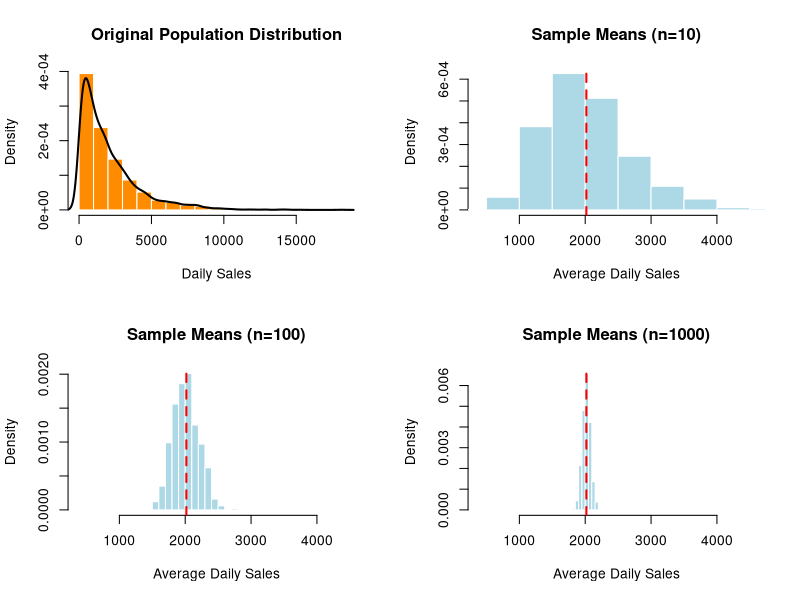

The R source for this figure:
set.seed(123)

population_sales <- rexp(5000, rate = 0.0005)
population_mean <- mean(population_sales)

repetitions <- 1000

means_n10 <- replicate(repetitions, mean(sample(population_sales, 10, replace = TRUE)))
means_n100 <- replicate(repetitions, mean(sample(population_sales, 100, replace = TRUE)))
means_n1000 <- replicate(repetitions, mean(sample(population_sales, 1000, replace = TRUE)))

par(mfrow = c(2, 2))

hist(population_sales,
     main = "Original Population Distribution",
     xlab = "Daily Sales",
     freq = FALSE,
     col = "darkorange",
     border = "white")
lines(density(population_sales), col = "black", lwd = 2)

plot_xlim <- c(min(means_n10), max(means_n10))

hist(means_n10,
     main = "Sample Means (n=10)",
     xlab = "Average Daily Sales",
     freq = FALSE,
     xlim = plot_xlim,
     col = "lightblue",
     border = "white")
abline(v = population_mean, col = "red", lwd = 2, lty = 2)

hist(means_n100,
     main = "Sample Means (n=100)",
     xlab = "Average Daily Sales",
     freq = FALSE,
     xlim = plot_xlim,
     col = "lightblue",
     border = "white")
abline(v = population_mean, col = "red", lwd = 2, lty = 2)

hist(means_n1000,
     main = "Sample Means (n=1000)",
     xlab = "Average Daily Sales",
     freq = FALSE,
     xlim = plot_xlim,
     col = "lightblue",
     border = "white")
abline(v = population_mean, col = "red", lwd = 2, lty = 2)

par(mfrow = c(1, 1))
